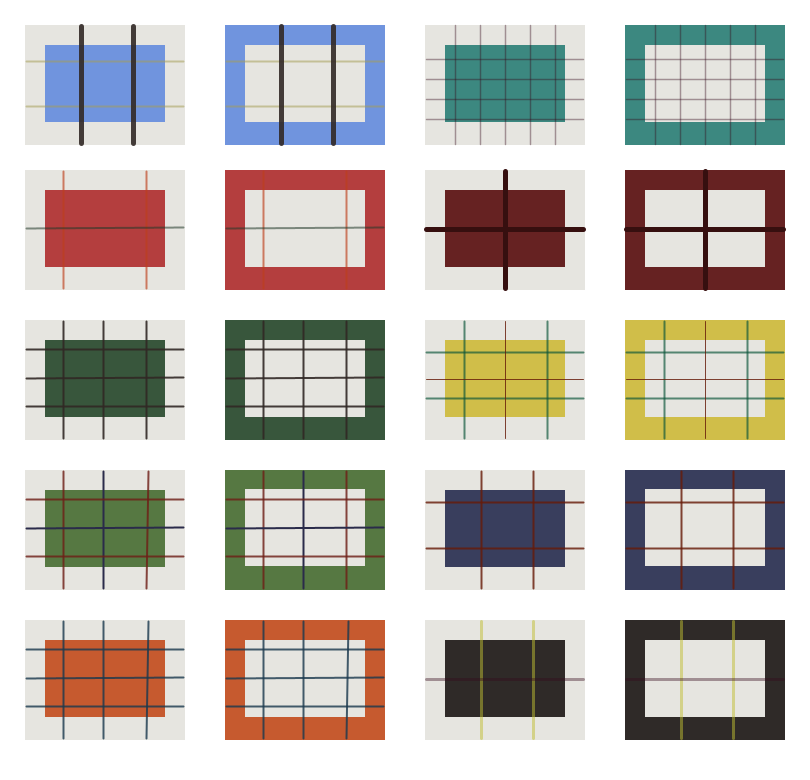
Frame 1 (no input)
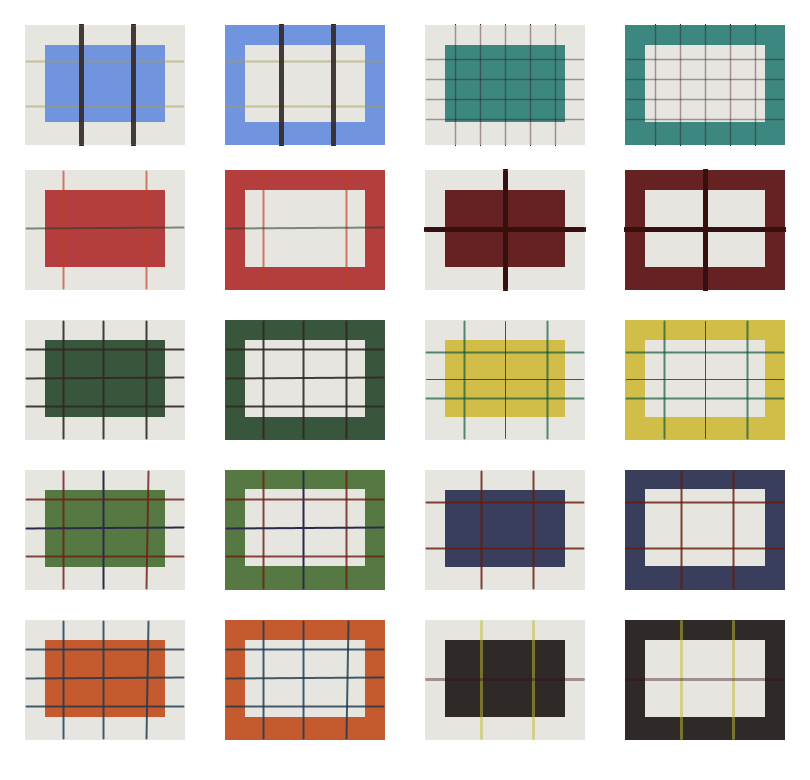
Frame 60 (the mouse pressed at the canvas centre just before this capture)
Frame 120 (the mouse held since frame 60 and released just before this capture): identical to frame 60, image omitted

The Processing sketch that drew these frames (run headless with seeded random() and noise(); from frame 60 on, the mouse is pressed at the canvas centre):

// Processing sketch: A1r2_240130a
// ── A1r2_240130a.pde
//ITS SCOTTNATIONN
//I DONT KNOW WHAT IM DOING RN!!!
//

void setup() {
  size (810, 780);
  background (#ffffff);
  strokeWeight(3);
}

void draw() {
  // making the bases of the rectangles??
  noStroke();
  fill(#e6e5e0);
  rect(25, 25, 160, 120);
  rect (25, 170, 160, 120);
  rect (25, 170+150, 160, 120);
  rect (25, 170+300, 160, 120);
  rect (25, 170+450, 160, 120);
  // second colum of rectangles(they start becoming colorrss
  fill(#7094de);
  rect(225, 25, 160, 120);
  fill(#b43e3e);
  rect(225, 170, 160, 120);
  fill(#38563c);
  rect(225, 170+150, 160, 120);
  fill(#567842);
  rect(225, 170+300, 160, 120);
  fill(#c65a2f);
  rect(225, 170+450, 160, 120);
  // third colummmm of rectssss
  fill(#e6e5e0);
  rect(425, 25, 160, 120);
  rect (425, 170, 160, 120);
  rect (425, 170+150, 160, 120);
  rect (425, 170+300, 160, 120);
  rect (425, 170+450, 160, 120);
  // fourth column of tangles
  fill(#3c8880);
  rect(225+400, 25, 160, 120);
  fill(#662222);
  rect(225+400, 170, 160, 120);
  fill(#d0be49);
  rect(225+400, 170+150, 160, 120);
  fill(#393e5d);
  rect(225+400, 170+300, 160, 120);
  fill(#2f2a28);
  rect(225+400, 170+450, 160, 120);

  // TIME TO MAKE REACTANGLES IN RECTANGLES
  fill(#7094de);
  rect(45, 45, 120, 77);
  fill(#b43e3e);
  rect(45, 190, 120, 77);
  fill(#38563c);
  rect(45, 190+150, 120, 77);
  fill(#567842);
  rect(45, 190+300, 120, 77);
  fill(#c65a2f);
  rect(45, 190+450, 120, 77);
  //second column
  fill(#e6e5e0);
  rect(245, 45, 120, 77);
  rect(245, 190, 120, 77);
  rect(245, 190+150, 120, 77);
  rect(245, 189+300, 120, 77);
  rect(245, 190+450, 120, 77);
  // third column
  fill(#3c8880);
  rect(245+200, 45, 120, 77);
  fill(#662222);
  rect(245+200, 190, 120, 77);
  fill(#d0be49);
  rect(245+200, 190+150, 120, 77);
  fill(#393e5d);
  rect(245+200, 190+300, 120, 77);
  fill(#2f2a28);
  rect(245+200, 190+450, 120, 77);
  // last column
  fill(#e6e5e0);
  rect(645, 45, 120, 77);
  rect(645, 190, 120, 77);
  rect(645, 190+150, 120, 77);
  rect(645, 189+300, 120, 77);
  rect(645, 190+450, 120, 77);

  // first pair of lines
  // THESE LINES ACTAUALLY TOOK ME AGES TO FIGURE OUT
  strokeWeight(2);
  stroke(189,62,27,165);// the last number adjusts the opacity of the line
  line(146, 288, 146, 171);
  line(63, 288, 63, 171);
  stroke(33,57,40,140);
  line(26, 228, 183, 227);

  stroke(189,62,27,165);
  line(146+200, 288, 146+200, 171);
  line(63+200, 288, 63+200, 171);
  stroke(33,57,40,140);
  line(26+200, 228, 183+200, 227);
  
  // second pair
  stroke(54,15,15);
  strokeWeight(5);
  line(505,288,505,171);
  line(426,229,583,229);
  
  line(505+200,288,505+200,171);
  line(426+200,229,583+200,229);
  
  //third pair
  strokeWeight(2);
  stroke(165,157,85,135);
  line(26, 61, 183, 61);
  line(26, 106, 183, 106);
  strokeWeight(5);
  stroke(48,39,36,228);
  line(133, 288-262, 133, 171-28);
  line(81, 288-262, 81, 171-28);
  
  strokeWeight(2);
  stroke(165,157,85,135);
  line(26+200, 61, 183+200, 61);
  line(26+200, 106, 183+200, 106);
  strokeWeight(5);
  stroke(48,39,36,228);
  line(133+200, 288-262, 133+200, 171-28);
  line(81+200, 288-262, 81+200, 171-28);
  
  // fourth pair
  strokeWeight(2);
  line(146, 288+150, 146, 171+150);
  line(63, 288+150, 63, 171+150);
  line(103, 288+150, 103, 171+150);
  line(26, 228+150, 183, 227+150);
  line(26, 49+300, 183, 49+300);
  line(26, 106+300, 183, 106+300);
  
  line(146+200, 288+150, 146+200, 171+150);
  line(63+200, 288+150, 63+200, 171+150);
  line(103+200, 288+150, 103+200, 171+150);
  line(26+200, 228+150, 183+200, 227+150);
  line(26+200, 49+300, 183+200, 49+300);
  line(26+200, 106+300, 183+200, 106+300);
  //omg i think i might like die from this
  
  //fifth pair
  stroke(110,30,22,207);
  line(146, 288+300, 148, 171+300);
  line(63, 288+300, 63, 171+300);
  stroke(42,43,74);
  line(103, 288+300, 103, 171+300);
  line(26, 228+300, 183, 227+300);
  stroke(110,30,22,207);
  line(26, 49+450, 183, 49+450);
  line(26, 106+450, 183, 106+450);
  
  stroke(110,30,22,207);
  line(146+200, 288+300, 146+200, 171+300);
  line(63+200, 288+300, 63+200, 171+300);
   stroke(42,43,74);
  line(103+200, 288+300, 103+200, 171+300);
  line(26+200, 228+300, 183+200, 227+300);
   stroke(110,30,22,207);
  line(26+200, 49+450, 183+200, 49+450);
  line(26+200, 106+450, 183+200, 106+450);
  // help when will i see the light
  // coding this is giving me the worst shrimp posture
  
  // sixxx
  stroke(27,57,77,207);
  line(146, 288+450, 148, 171+450);
  line(63, 288+450, 63, 171+450);
  line(103, 288+450, 103, 171+450);
  line(26, 228+450, 183, 227+450);
  line(26, 49+600, 183, 49+600);
  line(26, 106+600, 183, 106+600);
  
  line(146+200, 288+450, 148+200, 171+450);
  line(63+200, 288+450, 63+200, 171+450);
  line(103+200, 288+450, 103+200, 171+450);
  line(26+200, 228+450, 183+200, 227+450);
  line(26+200, 49+600, 183+200, 49+600);
  line(26+200, 106+600, 183+200, 106+600);
  
  //seven
  stroke(102,26,8,207);
  line(26+400, 52+450, 183+400, 52+450);
  line(26+400, 98+450, 183+400, 98+450);
  line(133+400, 288-262+445, 133+400, 171-33+450);
  line(81+400, 288-262+445, 81+400, 171-33+450);
  
  line(26+400+200, 52+450, 183+400+200, 52+450);
  line(26+400+200, 98+450, 183+400+200, 98+450);
  line(133+400+200, 288-262+445, 133+400+200, 171-33+450);
  line(81+400+200, 288-262+445, 81+400+200, 171-33+450);
  
  //ATE 
  stroke(9,83,56,168);
  line(26+400, 52+300, 183+400, 52+300);
  line(26+400, 98+300, 183+400, 98+300);
  line(147+400, 288-262+295, 147+400, 171-33+300);
  line(64+400, 288-262+295, 64+400, 171-33+300);
  stroke(102,26,8,207);
  strokeWeight(1);
  line(505,288+150,505,171+150);
  line(426,229+150,583,229+150);
  
  strokeWeight(2);
  stroke(9,83,56,168);
  line(26+400+200, 52+300, 183+400+200, 52+300);
  line(26+400+200, 98+300, 183+400+200, 98+300);
  line(147+400+200, 288-262+295, 147+400+200, 171-33+300);
  line(64+400+200, 288-262+295, 64+400+200, 171-33+300);
  stroke(102,26,8,207);
  strokeWeight(1);
  line(505+200,288+150,505+200,171+150);
  line(426+200,229+150,583+200,229+150);
  
  //niiiiiine
  strokeWeight(3);
  stroke(191,189,50,128);
  line(133+400, 288-262+445+150, 133+400, 171-33+450+150);
  line(81+400, 288-262+445+150, 81+400, 171-33+450+150);
  stroke(53,10,28,101);
  line(426,229+450,583,229+450);
  
  stroke(191,189,50,128);
  line(133+400+200, 288-262+445+150, 133+400+200, 171-33+450+150);
  line(81+400+200, 288-262+445+150, 81+400+200, 171-33+450+150);
  stroke(53,10,28,101);
  line(426+200,229+450,583+200,229+450);
  
  //tennn this one is going to killl me very many lines
  strokeWeight(1.5);
  line(505,294-150,505,175-150);
  line(426,229-150,583,229-150);
  line(505+25,294-150,505+25,175-150);
  line(505+50,294-150,505+50,175-150);
  line(505-25,294-150,505-25,175-150);
  line(505-50,294-150,505-50,175-150);
  line(426,229-130,583,229-130);
  line(426,229-110,583,229-110);
  line(426,229+-170,583,229+-170);
   
   line(505+200,294-150,505+200,175-150);
  line(426+200,229-150,583+200,229-150);
  line(505+25+200,294-150,505+25+200,175-150);
  line(505+50+200,294-150,505+50+200,175-150);
  line(505-25+200,294-150,505-25+200,175-150);
  line(505-50+200,294-150,505-50+200,175-150);
  line(426+200,229-130,583+200,229-130);
  line(426+200,229-110,583+200,229-110);
  line(426+200,229+-170,583+200,229+-170);
}
void mouseClicked() {
  save("buttfart.png");
  println("SCREENIE!");
}
